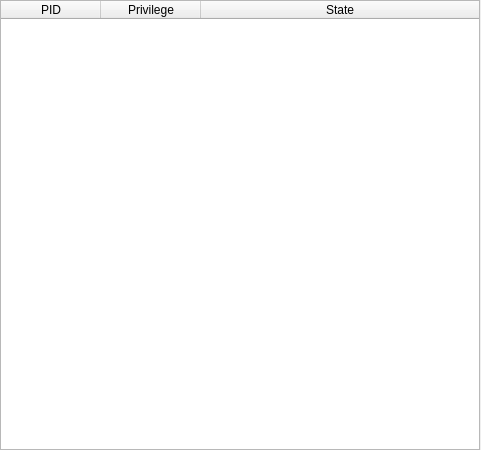
<?xml version="1.0" encoding="UTF-8"?>
<ui version="4.0">
 <class>qtDLGProcessPrivilegeClass</class>
 <widget class="QWidget" name="qtDLGProcessPrivilegeClass">
  <property name="geometry">
   <rect>
    <x>0</x>
    <y>0</y>
    <width>481</width>
    <height>450</height>
   </rect>
  </property>
  <property name="sizePolicy">
   <sizepolicy hsizetype="Expanding" vsizetype="Expanding">
    <horstretch>0</horstretch>
    <verstretch>0</verstretch>
   </sizepolicy>
  </property>
  <property name="contextMenuPolicy">
   <enum>Qt::DefaultContextMenu</enum>
  </property>
  <property name="windowTitle">
   <string>[ Nanomite ] - Process Privileges</string>
  </property>
  <property name="windowIcon">
   <iconset resource="qtDLGNanomite.qrc">
    <normaloff>:/DLGNanomite/Icons/IDI_MAIN.ico</normaloff>:/DLGNanomite/Icons/IDI_MAIN.ico</iconset>
  </property>
  <widget class="QWidget" name="verticalLayoutWidget">
   <property name="geometry">
    <rect>
     <x>0</x>
     <y>0</y>
     <width>480</width>
     <height>450</height>
    </rect>
   </property>
   <layout class="QVBoxLayout" name="verticalLayout">
    <item>
     <widget class="QTableWidget" name="tblProcPriv">
      <property name="contextMenuPolicy">
       <enum>Qt::CustomContextMenu</enum>
      </property>
      <property name="editTriggers">
       <set>QAbstractItemView::NoEditTriggers</set>
      </property>
      <property name="selectionBehavior">
       <enum>QAbstractItemView::SelectRows</enum>
      </property>
      <attribute name="horizontalHeaderStretchLastSection">
       <bool>true</bool>
      </attribute>
      <attribute name="verticalHeaderVisible">
       <bool>false</bool>
      </attribute>
      <attribute name="verticalHeaderDefaultSectionSize">
       <number>13</number>
      </attribute>
      <attribute name="verticalHeaderMinimumSectionSize">
       <number>13</number>
      </attribute>
      <column>
       <property name="text">
        <string>PID</string>
       </property>
      </column>
      <column>
       <property name="text">
        <string>Privilege</string>
       </property>
      </column>
      <column>
       <property name="text">
        <string>State</string>
       </property>
      </column>
     </widget>
    </item>
   </layout>
  </widget>
 </widget>
 <resources>
  <include location="qtDLGNanomite.qrc"/>
 </resources>
 <connections/>
</ui>
